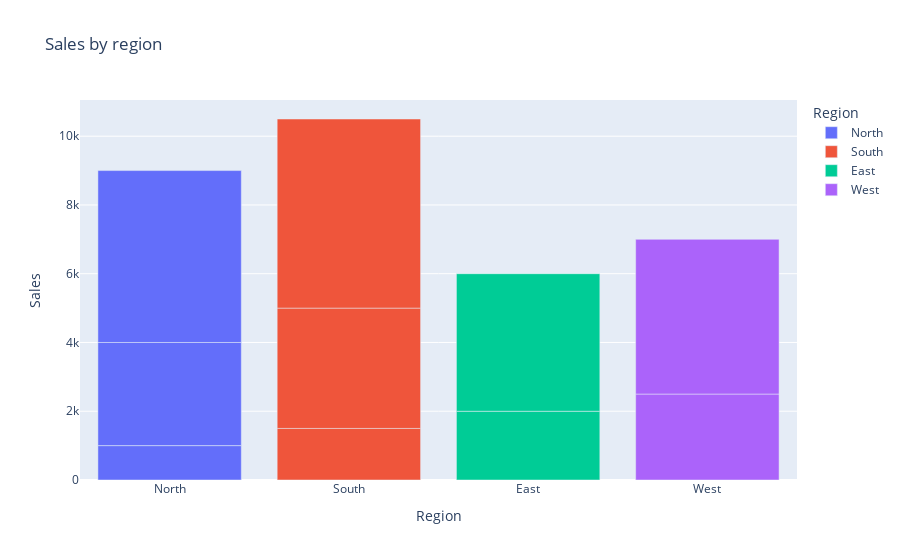

Notebook code for this chart:
### Code cell
fig = px.bar(df, x='Region',y='Sales',title='Sales by region',color='Region')
fig.show()

### Figure 1 — Plotly figure (JSON) as saved in the notebook; plotly's stock layout.template omitted (floating-point values rounded to 4 significant figures)
{"data": [{"alignmentgroup": "True", "hovertemplate": "Region=%{x}<br>Sales=%{y}<extra></extra>", "legendgroup": "North", "marker": {"color": "#636efa", "pattern": {"shape": ""}}, "name": "North", "offsetgroup": "North", "orientation": "v", "showlegend": true, "textposition": "auto", "type": "bar", "x": ["North", "North", "North"], "xaxis": "x", "y": [1000, 3000, 5000], "yaxis": "y"}, {"alignmentgroup": "True", "hovertemplate": "Region=%{x}<br>Sales=%{y}<extra></extra>", "legendgroup": "South", "marker": {"color": "#EF553B", "pattern": {"shape": ""}}, "name": "South", "offsetgroup": "South", "orientation": "v", "showlegend": true, "textposition": "auto", "type": "bar", "x": ["South", "South", "South"], "xaxis": "x", "y": [1500, 3500, 5500], "yaxis": "y"}, {"alignmentgroup": "True", "hovertemplate": "Region=%{x}<br>Sales=%{y}<extra></extra>", "legendgroup": "East", "marker": {"color": "#00cc96", "pattern": {"shape": ""}}, "name": "East", "offsetgroup": "East", "orientation": "v", "showlegend": true, "textposition": "auto", "type": "bar", "x": ["East", "East"], "xaxis": "x", "y": [2000, 4000], "yaxis": "y"}, {"alignmentgroup": "True", "hovertemplate": "Region=%{x}<br>Sales=%{y}<extra></extra>", "legendgroup": "West", "marker": {"color": "#ab63fa", "pattern": {"shape": ""}}, "name": "West", "offsetgroup": "West", "orientation": "v", "showlegend": true, "textposition": "auto", "type": "bar", "x": ["West", "West"], "xaxis": "x", "y": [2500, 4500], "yaxis": "y"}], "layout": {"barmode": "relative", "legend": {"title": {"text": "Region"}, "tracegroupgap": 0}, "title": {"text": "Sales by region"}, "xaxis": {"anchor": "y", "categoryarray": ["North", "South", "East", "West"], "categoryorder": "array", "domain": [0, 1], "title": {"text": "Region"}}, "yaxis": {"anchor": "x", "domain": [0, 1], "title": {"text": "Sales"}}}}
